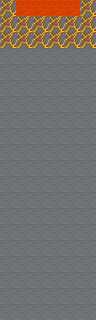

This game map was drawn from its Tiled (.tmx) file and the tilesets committed beside it. A one-line description and the full map source follow:
An orthogonal 6x20 tile map with 16x16 px tiles, 1 tile layer (Tile Layer 1).

<map version="1.10" tiledversion="1.11.2" orientation="orthogonal" renderorder="right-down" width="6" height="20" tilewidth="16" tileheight="16" infinite="0" nextlayerid="2" nextobjectid="1">
 <tileset firstgid="1" source="Blocks.tsx" />
 <layer id="1" name="Tile Layer 1" width="6" height="20">
  <data encoding="csv">
29,28,28,28,28,29,
29,29,29,29,29,29,
29,29,29,29,29,29,
4,4,4,4,4,4,
4,4,4,4,4,4,
4,4,4,4,4,4,
4,4,4,4,4,4,
4,4,4,4,4,4,
4,4,4,4,4,4,
4,4,4,4,4,4,
4,4,4,4,4,4,
4,4,4,4,4,4,
4,4,4,4,4,4,
4,4,4,4,4,4,
4,4,4,4,4,4,
4,4,4,4,4,4,
4,4,4,4,4,4,
4,4,4,4,4,4,
4,4,4,4,4,4,
4,4,4,4,4,4
</data>
 </layer>
</map>
